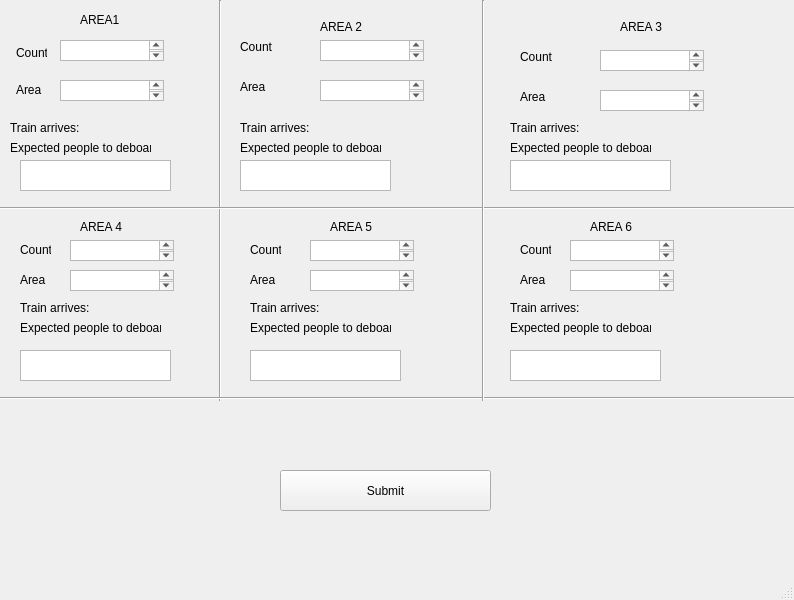
<?xml version="1.0" encoding="UTF-8"?>
<ui version="4.0">
 <class>MainWindow</class>
 <widget class="QMainWindow" name="MainWindow">
  <property name="geometry">
   <rect>
    <x>0</x>
    <y>0</y>
    <width>794</width>
    <height>600</height>
   </rect>
  </property>
  <property name="windowTitle">
   <string>MainWindow</string>
  </property>
  <widget class="QWidget" name="centralwidget">
   <widget class="QLabel" name="label">
    <property name="geometry">
     <rect>
      <x>80</x>
      <y>10</y>
      <width>81</width>
      <height>20</height>
     </rect>
    </property>
    <property name="text">
     <string>AREA1</string>
    </property>
   </widget>
   <widget class="QLabel" name="label_2">
    <property name="geometry">
     <rect>
      <x>16</x>
      <y>43</y>
      <width>31</width>
      <height>20</height>
     </rect>
    </property>
    <property name="text">
     <string>Count</string>
    </property>
   </widget>
   <widget class="Line" name="line">
    <property name="geometry">
     <rect>
      <x>210</x>
      <y>0</y>
      <width>20</width>
      <height>401</height>
     </rect>
    </property>
    <property name="orientation">
     <enum>Qt::Vertical</enum>
    </property>
   </widget>
   <widget class="Line" name="line_2">
    <property name="geometry">
     <rect>
      <x>0</x>
      <y>200</y>
      <width>821</width>
      <height>16</height>
     </rect>
    </property>
    <property name="orientation">
     <enum>Qt::Horizontal</enum>
    </property>
   </widget>
   <widget class="Line" name="line_3">
    <property name="geometry">
     <rect>
      <x>0</x>
      <y>390</y>
      <width>811</width>
      <height>16</height>
     </rect>
    </property>
    <property name="orientation">
     <enum>Qt::Horizontal</enum>
    </property>
   </widget>
   <widget class="QTextEdit" name="count1">
    <property name="geometry">
     <rect>
      <x>60</x>
      <y>40</y>
      <width>104</width>
      <height>21</height>
     </rect>
    </property>
   </widget>
   <widget class="QPushButton" name="submit">
    <property name="geometry">
     <rect>
      <x>280</x>
      <y>470</y>
      <width>211</width>
      <height>41</height>
     </rect>
    </property>
    <property name="text">
     <string>Submit</string>
    </property>
   </widget>
   <widget class="QLabel" name="label_3">
    <property name="geometry">
     <rect>
      <x>16</x>
      <y>80</y>
      <width>31</width>
      <height>20</height>
     </rect>
    </property>
    <property name="text">
     <string>Area</string>
    </property>
   </widget>
   <widget class="QTextEdit" name="area1">
    <property name="geometry">
     <rect>
      <x>60</x>
      <y>80</y>
      <width>104</width>
      <height>21</height>
     </rect>
    </property>
   </widget>
   <widget class="Line" name="line_4">
    <property name="geometry">
     <rect>
      <x>473</x>
      <y>0</y>
      <width>20</width>
      <height>401</height>
     </rect>
    </property>
    <property name="orientation">
     <enum>Qt::Vertical</enum>
    </property>
   </widget>
   <widget class="QLabel" name="train_arrives">
    <property name="geometry">
     <rect>
      <x>10</x>
      <y>120</y>
      <width>81</width>
      <height>16</height>
     </rect>
    </property>
    <property name="text">
     <string>Train arrives:</string>
    </property>
   </widget>
   <widget class="QLabel" name="label_5">
    <property name="geometry">
     <rect>
      <x>10</x>
      <y>140</y>
      <width>141</width>
      <height>16</height>
     </rect>
    </property>
    <property name="text">
     <string>Expected people to deboard</string>
    </property>
   </widget>
   <widget class="QTextEdit" name="expected1">
    <property name="geometry">
     <rect>
      <x>20</x>
      <y>160</y>
      <width>151</width>
      <height>31</height>
     </rect>
    </property>
   </widget>
   <widget class="QLabel" name="label_4">
    <property name="geometry">
     <rect>
      <x>320</x>
      <y>20</y>
      <width>47</width>
      <height>13</height>
     </rect>
    </property>
    <property name="text">
     <string>AREA 2</string>
    </property>
   </widget>
   <widget class="QLabel" name="label_6">
    <property name="geometry">
     <rect>
      <x>240</x>
      <y>40</y>
      <width>47</width>
      <height>13</height>
     </rect>
    </property>
    <property name="text">
     <string>Count</string>
    </property>
   </widget>
   <widget class="QTextEdit" name="count2">
    <property name="geometry">
     <rect>
      <x>320</x>
      <y>40</y>
      <width>104</width>
      <height>21</height>
     </rect>
    </property>
   </widget>
   <widget class="QLabel" name="label_7">
    <property name="geometry">
     <rect>
      <x>240</x>
      <y>80</y>
      <width>47</width>
      <height>13</height>
     </rect>
    </property>
    <property name="text">
     <string>Area</string>
    </property>
   </widget>
   <widget class="QTextEdit" name="area2">
    <property name="geometry">
     <rect>
      <x>320</x>
      <y>80</y>
      <width>104</width>
      <height>21</height>
     </rect>
    </property>
   </widget>
   <widget class="QLabel" name="label_8">
    <property name="geometry">
     <rect>
      <x>240</x>
      <y>120</y>
      <width>81</width>
      <height>16</height>
     </rect>
    </property>
    <property name="text">
     <string>Train arrives:</string>
    </property>
   </widget>
   <widget class="QLabel" name="label_9">
    <property name="geometry">
     <rect>
      <x>240</x>
      <y>140</y>
      <width>141</width>
      <height>16</height>
     </rect>
    </property>
    <property name="text">
     <string>Expected people to deboard</string>
    </property>
   </widget>
   <widget class="QTextEdit" name="expected2">
    <property name="geometry">
     <rect>
      <x>240</x>
      <y>160</y>
      <width>151</width>
      <height>31</height>
     </rect>
    </property>
   </widget>
   <widget class="QLabel" name="label_26">
    <property name="geometry">
     <rect>
      <x>620</x>
      <y>20</y>
      <width>47</width>
      <height>13</height>
     </rect>
    </property>
    <property name="text">
     <string>AREA 3</string>
    </property>
   </widget>
   <widget class="QLabel" name="label_10">
    <property name="geometry">
     <rect>
      <x>520</x>
      <y>50</y>
      <width>47</width>
      <height>13</height>
     </rect>
    </property>
    <property name="text">
     <string>Count</string>
    </property>
   </widget>
   <widget class="QTextEdit" name="count3">
    <property name="geometry">
     <rect>
      <x>600</x>
      <y>50</y>
      <width>104</width>
      <height>21</height>
     </rect>
    </property>
   </widget>
   <widget class="QLabel" name="label_11">
    <property name="geometry">
     <rect>
      <x>520</x>
      <y>90</y>
      <width>47</width>
      <height>13</height>
     </rect>
    </property>
    <property name="text">
     <string>Area</string>
    </property>
   </widget>
   <widget class="QTextEdit" name="area3">
    <property name="geometry">
     <rect>
      <x>600</x>
      <y>90</y>
      <width>104</width>
      <height>21</height>
     </rect>
    </property>
   </widget>
   <widget class="QLabel" name="label_12">
    <property name="geometry">
     <rect>
      <x>510</x>
      <y>120</y>
      <width>81</width>
      <height>16</height>
     </rect>
    </property>
    <property name="text">
     <string>Train arrives:</string>
    </property>
   </widget>
   <widget class="QLabel" name="label_13">
    <property name="geometry">
     <rect>
      <x>510</x>
      <y>140</y>
      <width>141</width>
      <height>16</height>
     </rect>
    </property>
    <property name="text">
     <string>Expected people to deboard</string>
    </property>
   </widget>
   <widget class="QTextEdit" name="expected3">
    <property name="geometry">
     <rect>
      <x>510</x>
      <y>160</y>
      <width>161</width>
      <height>31</height>
     </rect>
    </property>
   </widget>
   <widget class="QLabel" name="label_27">
    <property name="geometry">
     <rect>
      <x>80</x>
      <y>220</y>
      <width>47</width>
      <height>13</height>
     </rect>
    </property>
    <property name="text">
     <string>AREA 4</string>
    </property>
   </widget>
   <widget class="QLabel" name="label_28">
    <property name="geometry">
     <rect>
      <x>330</x>
      <y>220</y>
      <width>47</width>
      <height>13</height>
     </rect>
    </property>
    <property name="text">
     <string>AREA 5</string>
    </property>
   </widget>
   <widget class="QLabel" name="label_29">
    <property name="geometry">
     <rect>
      <x>590</x>
      <y>220</y>
      <width>47</width>
      <height>13</height>
     </rect>
    </property>
    <property name="text">
     <string>AREA 6</string>
    </property>
   </widget>
   <widget class="QLabel" name="label_14">
    <property name="geometry">
     <rect>
      <x>20</x>
      <y>240</y>
      <width>31</width>
      <height>20</height>
     </rect>
    </property>
    <property name="text">
     <string>Count</string>
    </property>
   </widget>
   <widget class="QTextEdit" name="count1_2">
    <property name="geometry">
     <rect>
      <x>70</x>
      <y>240</y>
      <width>104</width>
      <height>21</height>
     </rect>
    </property>
   </widget>
   <widget class="QLabel" name="label_15">
    <property name="geometry">
     <rect>
      <x>20</x>
      <y>270</y>
      <width>31</width>
      <height>20</height>
     </rect>
    </property>
    <property name="text">
     <string>Area</string>
    </property>
   </widget>
   <widget class="QTextEdit" name="area4">
    <property name="geometry">
     <rect>
      <x>70</x>
      <y>270</y>
      <width>104</width>
      <height>21</height>
     </rect>
    </property>
   </widget>
   <widget class="QLabel" name="label_16">
    <property name="geometry">
     <rect>
      <x>20</x>
      <y>300</y>
      <width>81</width>
      <height>16</height>
     </rect>
    </property>
    <property name="text">
     <string>Train arrives:</string>
    </property>
   </widget>
   <widget class="QLabel" name="label_17">
    <property name="geometry">
     <rect>
      <x>20</x>
      <y>320</y>
      <width>141</width>
      <height>16</height>
     </rect>
    </property>
    <property name="text">
     <string>Expected people to deboard</string>
    </property>
   </widget>
   <widget class="QTextEdit" name="expected4">
    <property name="geometry">
     <rect>
      <x>20</x>
      <y>350</y>
      <width>151</width>
      <height>31</height>
     </rect>
    </property>
   </widget>
   <widget class="QLabel" name="label_18">
    <property name="geometry">
     <rect>
      <x>250</x>
      <y>240</y>
      <width>31</width>
      <height>20</height>
     </rect>
    </property>
    <property name="text">
     <string>Count</string>
    </property>
   </widget>
   <widget class="QTextEdit" name="count1_3">
    <property name="geometry">
     <rect>
      <x>310</x>
      <y>240</y>
      <width>104</width>
      <height>21</height>
     </rect>
    </property>
   </widget>
   <widget class="QLabel" name="label_19">
    <property name="geometry">
     <rect>
      <x>250</x>
      <y>270</y>
      <width>31</width>
      <height>20</height>
     </rect>
    </property>
    <property name="text">
     <string>Area</string>
    </property>
   </widget>
   <widget class="QTextEdit" name="area5">
    <property name="geometry">
     <rect>
      <x>310</x>
      <y>270</y>
      <width>104</width>
      <height>21</height>
     </rect>
    </property>
   </widget>
   <widget class="QLabel" name="label_20">
    <property name="geometry">
     <rect>
      <x>250</x>
      <y>300</y>
      <width>81</width>
      <height>16</height>
     </rect>
    </property>
    <property name="text">
     <string>Train arrives:</string>
    </property>
   </widget>
   <widget class="QLabel" name="label_21">
    <property name="geometry">
     <rect>
      <x>250</x>
      <y>320</y>
      <width>141</width>
      <height>16</height>
     </rect>
    </property>
    <property name="text">
     <string>Expected people to deboard</string>
    </property>
   </widget>
   <widget class="QTextEdit" name="expected5">
    <property name="geometry">
     <rect>
      <x>250</x>
      <y>350</y>
      <width>151</width>
      <height>31</height>
     </rect>
    </property>
   </widget>
   <widget class="QLabel" name="label_22">
    <property name="geometry">
     <rect>
      <x>520</x>
      <y>240</y>
      <width>31</width>
      <height>20</height>
     </rect>
    </property>
    <property name="text">
     <string>Count</string>
    </property>
   </widget>
   <widget class="QTextEdit" name="count1_4">
    <property name="geometry">
     <rect>
      <x>570</x>
      <y>240</y>
      <width>104</width>
      <height>21</height>
     </rect>
    </property>
   </widget>
   <widget class="QLabel" name="label_23">
    <property name="geometry">
     <rect>
      <x>520</x>
      <y>270</y>
      <width>31</width>
      <height>20</height>
     </rect>
    </property>
    <property name="text">
     <string>Area</string>
    </property>
   </widget>
   <widget class="QTextEdit" name="area6">
    <property name="geometry">
     <rect>
      <x>570</x>
      <y>270</y>
      <width>104</width>
      <height>21</height>
     </rect>
    </property>
   </widget>
   <widget class="QLabel" name="label_24">
    <property name="geometry">
     <rect>
      <x>510</x>
      <y>300</y>
      <width>81</width>
      <height>16</height>
     </rect>
    </property>
    <property name="text">
     <string>Train arrives:</string>
    </property>
   </widget>
   <widget class="QLabel" name="label_25">
    <property name="geometry">
     <rect>
      <x>510</x>
      <y>320</y>
      <width>141</width>
      <height>16</height>
     </rect>
    </property>
    <property name="text">
     <string>Expected people to deboard</string>
    </property>
   </widget>
   <widget class="QTextEdit" name="expected6">
    <property name="geometry">
     <rect>
      <x>510</x>
      <y>350</y>
      <width>151</width>
      <height>31</height>
     </rect>
    </property>
   </widget>
  </widget>
  <widget class="QMenuBar" name="menubar">
   <property name="geometry">
    <rect>
     <x>0</x>
     <y>0</y>
     <width>794</width>
     <height>21</height>
    </rect>
   </property>
  </widget>
  <widget class="QStatusBar" name="statusbar"/>
 </widget>
 <resources/>
 <connections/>
</ui>
